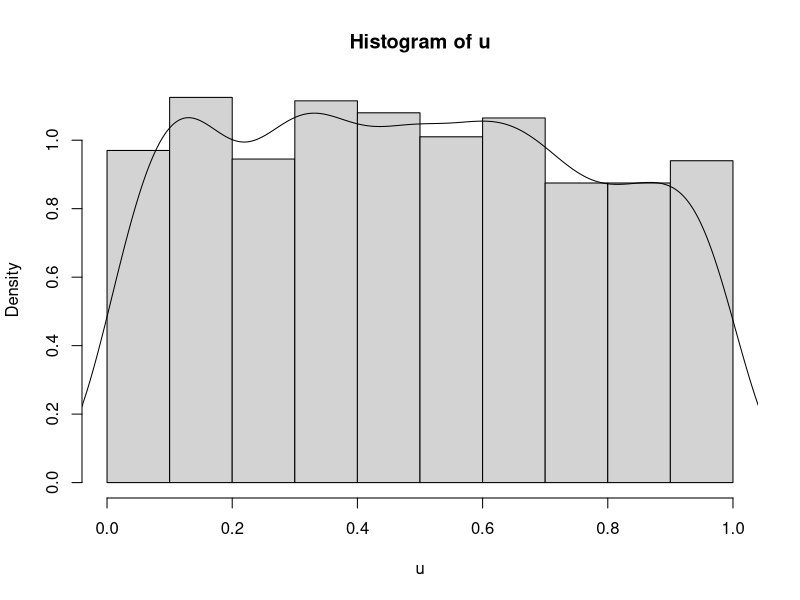
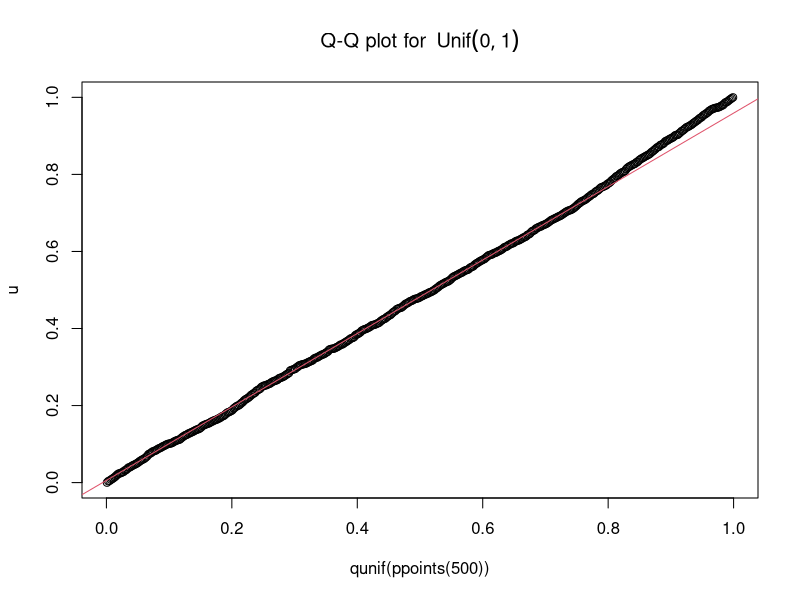
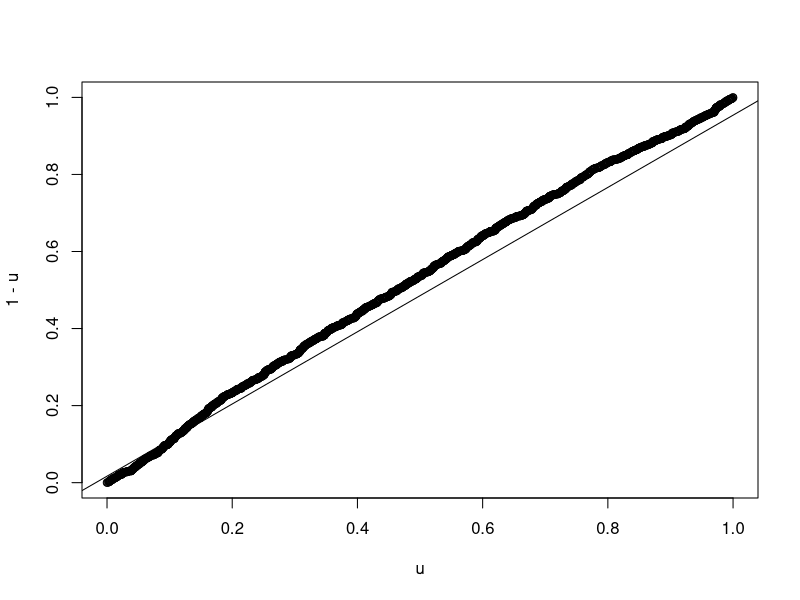
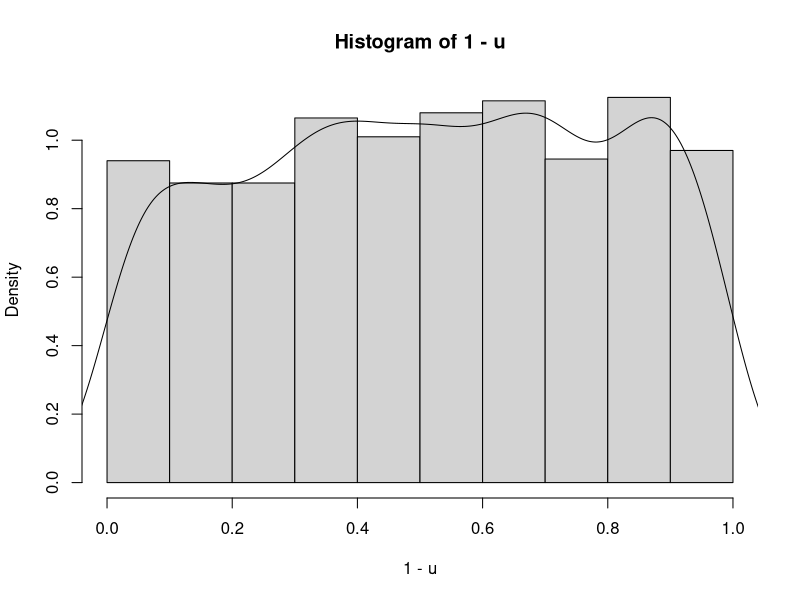
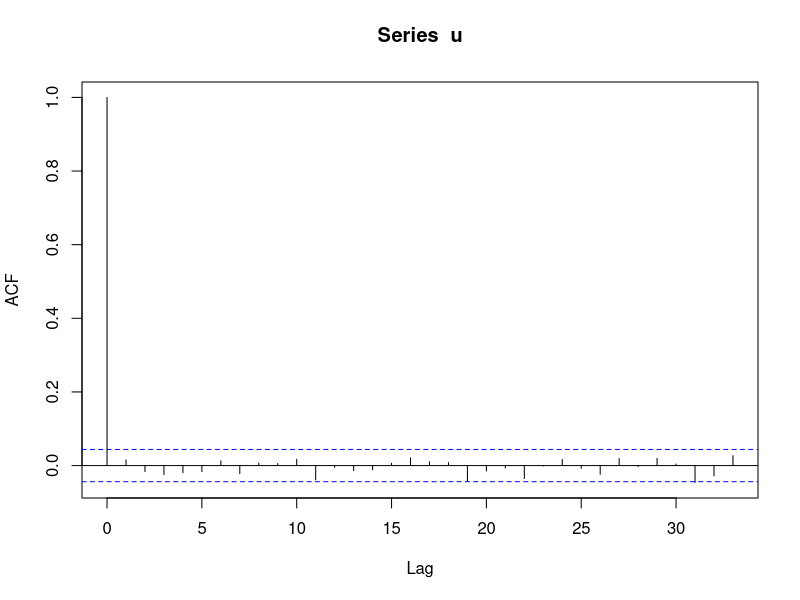
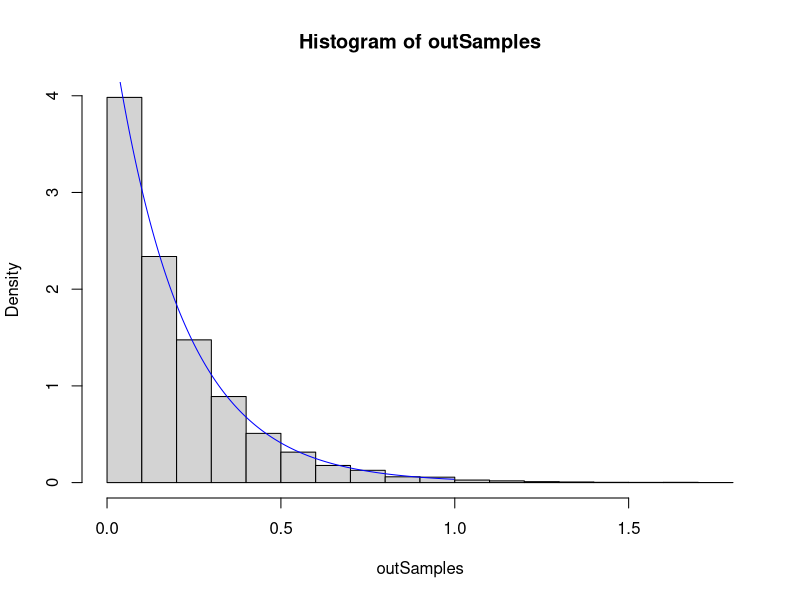
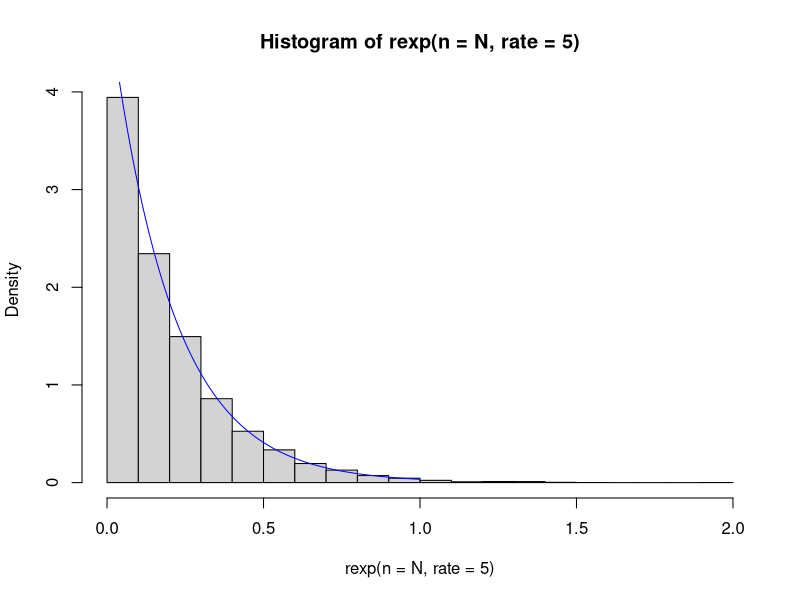
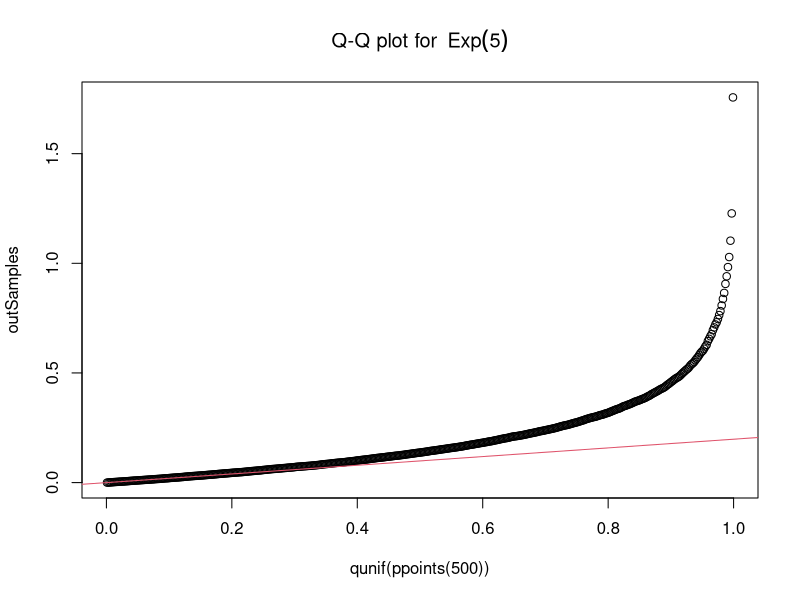

Write R code to recreate these figures, in order.
## ---- chunk 1
knitr::opts_chunk$set(echo = TRUE)
## ---- chunk 2

u = runif(2000)

#par(mfrow=c(1,2))
hist(u, probability=TRUE)
lines(density(u), xlim=c(0,1))
#par(mfrow=c(1,1))

## Q-Q plot for `runif` data against true theoretical distribution:
qqplot(qunif(ppoints(500)), u,
      main = expression("Q-Q plot for" ~~ {Unif(0,1)}))
qqline(u, distribution = qunif,
      prob = c(0.1, 0.6), col = 2)


qqplot(u,1-u)
qqline(u, distribution = qunif)

hist(1-u, probability = TRUE) ## also follows a uniform dist
lines(density(1-u), xlim=c(0,1))

acf(u) ## autocorrelation of random number generation

## ---- chunk 3
N = 10^4
u = runif(N)

fInv = function(u){
  (-1/5) * log(u) ## or log(1-u)
}

outSamples = fInv(u)


hist(outSamples, probability = TRUE)
lines(x = ppoints(200), y = dexp(x = ppoints(200), rate = 5), 
      col = "blue")
hist(rexp(n = N, rate = 5), probability = TRUE)
lines(x = ppoints(200), y = dexp(x = ppoints(200), rate = 5), 
      col = "blue")



qqplot(qunif(ppoints(500)), outSamples,
      main = expression("Q-Q plot for" ~~ {Exp(5)}))
qqline(outSamples, distribution = qexp,
      prob = c(0.1, 0.9), col = 2)



## ---- chunk 4
cdf = c(0.0, 0.1, 0.3, 0.5, 0.7, 1.0)
results = numeric(length = 1000) ## creates a vector of zeros
u = runif(1000)
for(i in 2:6){
    ind = (cdf[i-1] < u) & (u <= cdf[i])
    results[ind] <- (i-2)
}

table(results) / 1000


hist(results, probability = TRUE)

## ---- chunk 5
#plot(pressure)
